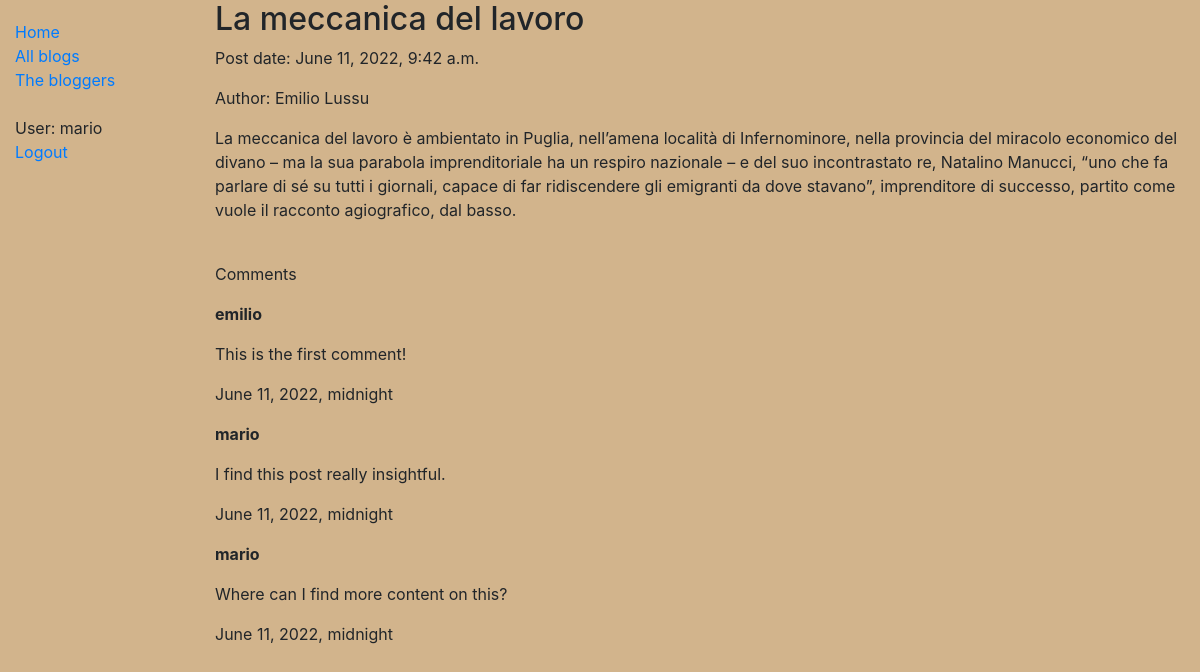
Page /blog/blogpost/1/ (signed in) on the committed database.
### nanoblog/models.py (models this page shows, shortened)
class BlogPost(models.Model):
    title = models.CharField(max_length=200, unique=True)
    content = models.TextField()
    blogger = models.ForeignKey(Blogger, on_delete=models.CASCADE)
    time = models.DateTimeField(default=datetime.datetime.now, editable=False)

class Blogger(models.Model):
    user = models.OneToOneField(User, on_delete=models.CASCADE)
    shortbio = models.TextField(max_length=2000)
    def __str__(self):
        return self.user.get_full_name()
    class Meta:
        ordering = ["user"]

class Comment(models.Model):
    text = models.TextField(max_length=400)
    user = models.ForeignKey(User, on_delete=models.CASCADE)
    blogpost = models.ForeignKey(BlogPost, on_delete=models.CASCADE)
    time = models.DateTimeField(default=datetime.datetime.now, editable=False)

### nanoblog/views.py (the view)
# urls.py: path("blog/blogpost/<int:pk>/", views.BlogPostView.as_view(), name="blogpost"),
class BlogPostView(DetailView):
    model = BlogPost
    def get_context_data(self, **kwargs):
        ctx =  super().get_context_data(**kwargs)
        ctx['comments'] = Comment.objects.filter(blogpost=ctx["object"])
        return ctx

### nanoblog/templates/nanoblog/blogpost_detail.html
{% extends "base_generic.html" %}
{% block content %}
<h2>{{ blogpost.title }}</h2>
<p>Post date: {{ blogpost.time }}</p>
<p>Author: {{ blogpost.blogger }}</p>
<p> {{ blogpost.content }} </p>
<br/>
<p>Comments</p>
{% for comment in comments %}
<p><b>{{ comment.user }}</b></p>
<p>{{ comment.text }}</p>
<p>{{ comment.time }}</p>
{% endfor %}
{% endblock %}

### nanoblog/templates/base_generic.html (shortened to what this page needs)
<!DOCTYPE html>
<html lang="en">
<head>
    <link rel="stylesheet" href="https://cdn.jsdelivr.net/npm/bootstrap@4.5.3/dist/css/bootstrap.min.css"
>
    {% load static %}
    <link rel="stylesheet" href="{% static 'css/styles.css' %}">
</head>
<body>
    <div class="container-fluid">
        <div class="row">
            <div class="col-sm-2">
                {% block sidebar %}
                <ul class="sidebar-nav" style = "list-style-type: none;">
                    <li><a href="{% url 'home' %}">Home</a></li>
                    <li><a href="{% url 'blogposts' %}">All blogs</a></li>
                    <li><a href="{% url 'bloggers' %}">The bloggers</a></li>
                    <br/>
                    {% if user.is_authenticated %}
                    <li>User: {{ user.get_username }}</li>
                    <li><a href="{% url 'logout'%}?next={{request.path}}">Logout</a></li>
                    {% else %}
                    <li><a href="{% url 'login'%}?next={{request.path}}">Login</a></li>
                    {% endif %}
                </ul>
                {% endblock %}
            </div>
            <div class="col-sm-10 ">{% block content %}{% endblock %}
            </div>
        </div>
    </div>
</body>
</html>

### nanoblog/static/css/styles.css (style rules this page uses)
body { background-color: tan; }
.sidebar-nav { margin-top: 20px; padding: 0; list-style: none; }

### rows in the picture
BlogPost: title "La meccanica del lavoro", time "June 11, 2022, 9:42 a.m.", blogger "Emilio Lussu", content "La meccanica del lavoro è ambientato in Puglia, nell’amena località di Infernominore, nella provincia del miracolo economico del divano – ma la sua parabola imprenditoriale ha un respiro nazionale – e del suo incontrastato re, Natalino Manucci, “uno che fa parlare di sé su tutti i giornali, capace di far ridiscendere gli emigranti da dove stavano”, imprenditore di successo, partito come vuole il racconto agiografico, dal basso."
Comment: user "emilio", text "This is the first comment!", time "June 11, 2022, midnight"
Comment: user "mario", text "I find this post really insightful.", time "June 11, 2022, midnight"
Comment: user "mario", text "Where can I find more content on this?", time "June 11, 2022, midnight"

### other values in the picture
{{ user.get_username }} "mario"
